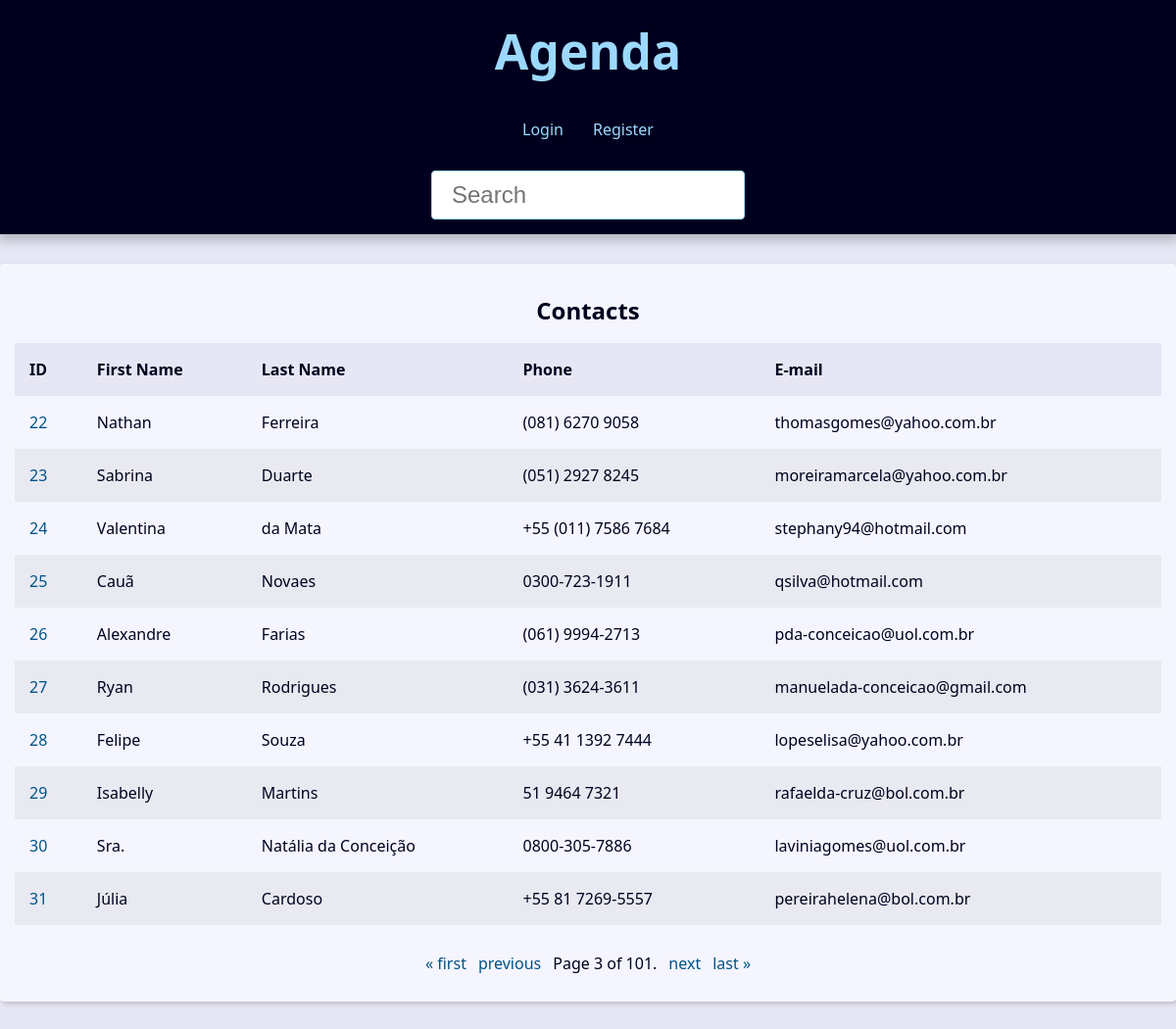
The app's page /?page=3&q= with its own data.
### contact/models.py (models this page shows, shortened)
class Contact(models.Model):
    first_name = models.CharField(max_length=50)
    last_name = models.CharField(max_length=50, blank=True)
    phone = models.CharField(max_length=50)
    email = models.EmailField(max_length=254, blank=True)
    created_date = models.DateTimeField(default=timezone.now)
    description = models.TextField(blank=True)
    show = models.BooleanField(default=True)
    picture = models.ImageField(blank=True, upload_to='pictures/%Y/%m')
    category = models.ForeignKey(Category, on_delete=models.SET_NULL, blank=True, null=True)
    owner = models.ForeignKey(User, on_delete=models.SET_NULL, blank=True, null=True)

### contact/views/contact_views.py (the view)
# urls.py: path('', views.index, name='index'),
def index(request):
    contacts = Contact.objects \
        .filter(show=True)\
        .order_by('id')
    paginator = Paginator(contacts, 10)
    page_number = request.GET.get('page')
    page_obj = paginator.get_page(page_number)
    context = {
        'page_obj': page_obj,
        'site_title': 'Contatos - '
    }
    return render(
        request,
        'contact/index.html',
        context
    )

### contact/templates/contact/index.html
{% extends 'global/base.html' %}
{% block content %}
{% if page_obj %}
  <div class="responsive-table">
    <table class="contacts-table">
      <caption class="table-caption ">
        Contacts
      </caption>
      <thead>
        <tr class="table-row table-row-header">
          <th class="table-header">ID</th>
          <th class="table-header">First Name</th>
          <th class="table-header">Last Name</th>
          <th class="table-header">Phone</th>
          <th class="table-header">E-mail</th>
        </tr>
      </thead>
      <tbody>
        {% for contact in page_obj %}
          <tr class="table-row">
            <td class="table-cel">
              <a
                class="table-link"
                href="{% url 'contact:contact' contact.id %}"
              >
                {{ contact.id }}
              </a>
            </td>
            <td class="table-cel">
              {{ contact.first_name }}
            </td>
            <td class="table-cel">
              {{ contact.last_name }}
            </td>
            <td class="table-cel">
              {{ contact.phone }}
            </td>
            <td class="table-cel">
              {{ contact.email }}
            </td>
          </tr>
        {% endfor %}
      </tbody>
    </table>
  </div>
{% else %}
<div class="single-contact">
  <h1 class="single-contact-name">
    Nenhum contato encontrado.
  </h1>
</div>
{% endif %}
{% endblock content %}

### base_static/global/css/style.css (style rules this page uses)
:root { --spacing: 1.5rem; --link-dark-color: rgb(0, 83, 134); --link-light-color: rgb(156, 217, 255); --clr-white: rgb(245, 245, 255); --clr-black: rgb(0, 0, 30); --clr-light-gray: rgb(230, 230, 245); --clr-dark-shadow-5: rgba(0, 0, 10, 5%); --clr-dark-shadow-10: rgba(0, 0, 10, 10%); --clr-dark-shadow-20: rgba(0, 0, 10, 20%); --clr-light-shadow-5: rgba(200, 200, 255, 5%); --clr-light-shadow-10: rgba(200, 200, 255, 10%); --clr-light-shadow-20: rgba(200, 200, 255, 20%); --main-page-width: 120rem; --table-min-width: 60rem; --biggest-font-size: 5rem; --bigger-font-size: 4rem; --big-font-size: 3.2rem; --medium-font-size: 2.4rem; --small-font-size: 1.6rem; --smaller-font-size: 1.4rem; --smallest-font-size: 1.2rem; --transition-fast: 300ms; --transition-medium: 600ms; --transition-slow: 1s; --default-border-radius: 4px; }
*, *::before, *::after { margin: 0; padding: 0; box-sizing: border-box; }
html { font-size: 62.5%; }
body { font-family: system-ui, -apple-system, BlinkMacSystemFont, 'Segoe UI', Roboto, Oxygen, Ubuntu, Cantarell, 'Open Sans', 'Helvetica Neue', sans-serif; line-height: 1.5; font-size: var(--small-font-size); color: var(--clr-black); -webkit-font-smoothing: antialiased; background: var(--clr-light-gray); }
.responsive-table { width: 100%; overflow-x: auto; }
.contacts-table { width: 100%; min-width: var(--table-min-width); border-collapse: collapse; }
.table-caption { font-size: var(--medium-font-size); font-weight: bold; padding: var(--spacing); }
.table-row { text-align: left; text-overflow: ellipsis; transition: background-color var(--transition-fast) ease-in-out; }
.table-row:nth-of-type(2n) { background: var(--clr-dark-shadow-5); }
.table-row-header { background: var(--clr-light-gray); color: var(--clr-black); }
.table-cel, .table-header { padding: var(--spacing); }
.table-link { color: var(--link-dark-color); transition: color var(--transition-fast) ease-in-out; text-decoration: none; }

### records on screen
Contact: id "22", first_name "Nathan", last_name "Ferreira", phone "(081) 6270 9058", email "thomasgomes@yahoo.com.br"
Contact: id "23", first_name "Sabrina", last_name "Duarte", phone "(051) 2927 8245", email "moreiramarcela@yahoo.com.br"
Contact: id "24", first_name "Valentina", last_name "da Mata", phone "+55 (011) 7586 7684", email "stephany94@hotmail.com"
Contact: id "25", first_name "Cauã", last_name "Novaes", phone "0300-723-1911", email "qsilva@hotmail.com"
Contact: id "26", first_name "Alexandre", last_name "Farias", phone "(061) 9994-2713", email "pda-conceicao@uol.com.br"
Contact: id "27", first_name "Ryan", last_name "Rodrigues", phone "(031) 3624-3611", email "manuelada-conceicao@gmail.com"
Contact: id "28", first_name "Felipe", last_name "Souza", phone "+55 41 1392 7444", email "lopeselisa@yahoo.com.br"
Contact: id "29", first_name "Isabelly", last_name "Martins", phone "51 9464 7321", email "rafaelda-cruz@bol.com.br"
Contact: id "30", first_name "Sra.", last_name "Natália da Conceição", phone "0800-305-7886", email "laviniagomes@uol.com.br"
Contact: id "31", first_name "Júlia", last_name "Cardoso", phone "+55 81 7269-5557", email "pereirahelena@bol.com.br"

### other values on screen
{{ page_obj.number }} "3"
{{ page_obj.paginator.num_pages }} "101"
